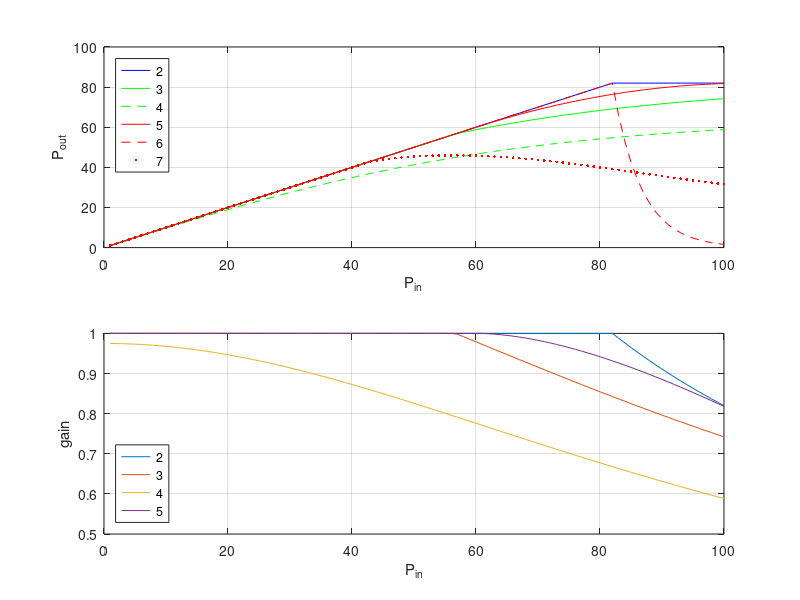

Write MATLAB code to recreate this figure.
% %%
function [gain] = agc_lut(~)
    n = 100;
    P_in = 1:n;

    lut = ones(n,7);
    lut(:,1) = 1:n;

    % ideal
    max = 82;
    for i = 1:n
        if i < max
            lut(i,2) = 1;
        else
            lut(i,2) = max / P_in(i);
        end
    end
    
    % tanh 1, index 3
    a = 0.015;
    b = 82;
    y_tanh = b .* (1 - exp(-a.*2.*P_in)) ./ (1 + exp(-a.*2.*P_in));
    lut(57:end, 3) = y_tanh(57:end) ./ P_in(57:end);
    
    % tanh 2, index 4
    a = 0.015;
    b = 65; 
    y_tanh = b .* (1 - exp(-a.*2.*P_in)) ./ (1 + exp(-a.*2.*P_in));
    lut(1:end, 4) = y_tanh(1:end) ./ P_in(1:end);
  
    % polynomial 1, index 5
    x_poly = [60 61 105 106];
    y_poly = [60 61 82 82];
    p_coeff = polyfit(x_poly, y_poly, 2);
    yy = polyval(p_coeff, P_in);
    lut(62:end, 5) = yy(62:end) ./ P_in(62:end);
    
    % dB ideal, index 6
    for i = 1:n
        if i > 82
            lut(i,6) = 10^8.2 / 10^(i/10);
        end
    end
    
    % polynomial 2, index 7
    x_poly = [38 56 75 80];
    y_poly = [40 46 42 40];
    p_coeff = polyfit(x_poly, y_poly, 3);
    yy = polyval(p_coeff, P_in);
    lut(43:end, 7) = yy(43:end) ./ P_in(43:end);
    
    % return prefered lookup table
    % 2 = ideal
    % 3 = tanh 1
    % 4 = tanh 2
    % 5 = polynomial 1
    % 6 = dB ideal
    % 7 = polynomial 2
    gain = lut(:,5);

% PLOT
if 1 == 1
    clf;
    figure(2)
    subplot(211)
    plot(P_in, P_in'.*lut(P_in,2), 'b')     % 2
    hold on
    grid on
    plot(P_in, P_in'.*lut(P_in,3), 'g')     % 3
    plot(P_in, P_in'.*lut(P_in,4), 'g--')   % 4
    plot(P_in, P_in'.*lut(P_in,5), 'r')     % 5
    plot(P_in, P_in'.*lut(P_in,6), 'r--')   % 6
    plot(P_in, P_in'.*lut(P_in,7), 'r.')    % 7
    legend('2','3','4','5','6','7','Location','northwest')
    xlabel('P_{in}')
    ylabel('P_{out}')
    subplot(212)
    plot(P_in, lut(:,2:5))
    legend('2','3','4','5','Location','southwest')
    xlabel('P_{in}')
    ylabel('gain')
    grid on
end

% EXPORT TO FILE
if 1 == 1
    export_curve = 6;
    fileID = fopen('matlab_gain_lut.txt','wt');
    fprintf(fileID, '%1.15f\n', lut(:,export_curve));
    fclose(fileID);
end

% %% polynomial
% % clf
% % x_poly = [60 61 105 106];
% % y_poly = [60 61 82 82];
% % p_coeff = polyfit(x_poly, y_poly, 2);
% % xx = linspace(0,130, 131);
% % yy = polyval(p_coeff, xx);
% % 
% % plot(xx,yy, xx,xx,'r--',xx,82,'r--')
% % grid on
% % axis([0 130 0 85]);
% 
% clf
% x_poly = [10^6.0 10^10.5 10^10.6];
% y_poly = [10^6.0 10^8.2 10^8.2];
% p_coeff = polyfit(x_poly, y_poly, 2);
% xx = linspace(0,10^13.0);
% yy = polyval(p_coeff, xx);
% 
% % plot(xx,yy, xx,xx,'r--',xx,82,'r--')
% plot(10.*log10(real(xx)), 10.*log10(real(yy)))
% grid on
% % axis([0 130 0 85]);

% clf
% x_poly = [40 41 80 81];
% y_poly = [40 41 62 62];
% p_coeff = polyfit(x_poly, y_poly, 2);
% xx = linspace(0,130, 131);
% yy = polyval(p_coeff, xx);
% 
% plot(xx,yy, xx,xx,'r--',xx,82,'r--')
% grid on
% axis([0 130 0 85]);
% 
% 
% % %% tanh
% % clf
% a = 0.015;
% b = 82;
% x = linspace(0,130);
% y = b .* (1 - exp(-a.*2.*x)) ./ (1 + exp(-a.*2.*x));
% hold on
% plot(x,y,'g', x,x,'r--')
% % grid on
% % axis([0 130 0 85]);

% %%
% clf
% a = 0.015;
% b = 75;
% x = linspace(0,130);
% y = b .* (1 - exp(-a.*2.*x)) ./ (1 + exp(-a.*2.*x));
% hold on
% plot(x,y,'g', x,x,'r--',x,82,'r--')
% grid on
% % axis([0 130 0 85]);
